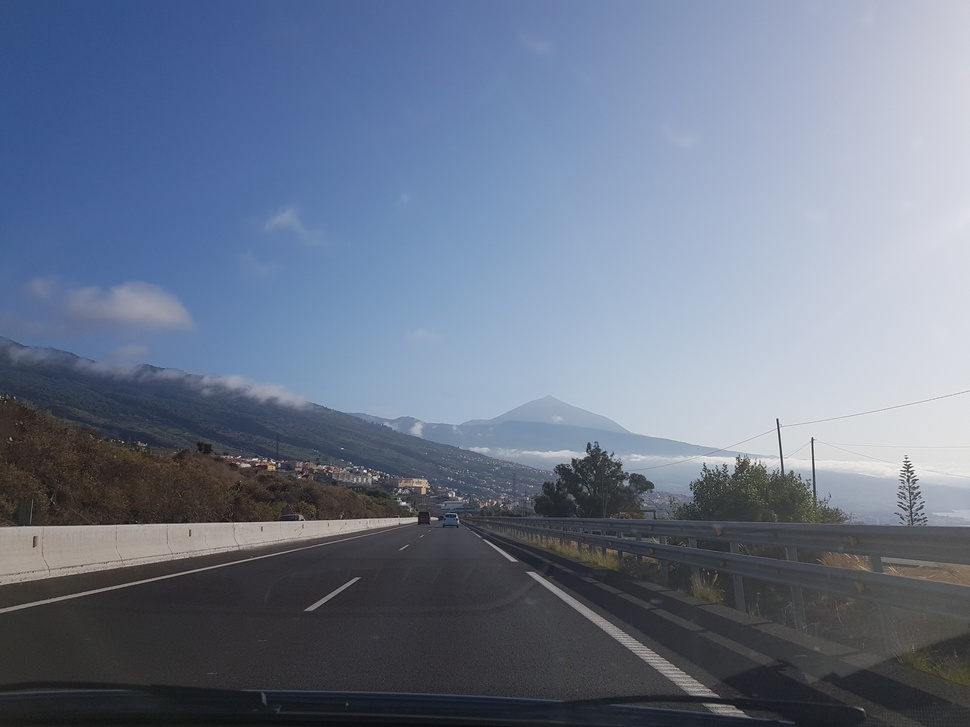
#> input picture road1.jpg, 970 x 727 px, shrunk from 4032 x 3024 before the run
$ python road_detection.py
#> lines starting #> are read from the running program, lines starting #| are printed output that depends on the picture; after the words box and inside, x2 and y2 are one past the last pixel; in counts of white or black regions, pixels touching at a corner belong together
import matplotlib.pylab as plt
import cv2 as cv
import numpy as np

def region_of_interest(img, vertices):
    mask = np.zeros_like(img)
    match_mask_color = 255
    cv.fillPoly(mask, vertices, match_mask_color)
    masked_img = cv.bitwise_and(img, mask)
    return masked_img

def drow_the_lines(img, lines):
    img = np.copy(img)
    blank_image = np.zeros((img.shape[0], img.shape[1], 3), dtype=np.uint8)

    for line in lines:
        for x1, y1, x2, y2 in line:
            cv.line(blank_image, (x1,y1), (x2,y2), (0, 255, 0), thickness=10)

    img = cv.addWeighted(img, 0.8, blank_image, 1, 0.0)
    return img

image = cv.imread('road1.jpg')
#> image is the input picture: shape (727, 970, 3); mean B, G, R 139, 118.7, 107.3
image = cv.cvtColor(image, cv.COLOR_BGR2RGB)
print(image.shape)
#| (727, 970, 3)
height = image.shape[0]
#> height = 727
width = image.shape[1]
#> width = 970
region_of_interest_vertices = [
    (0, height),
    (width/2, height/2),
    (width, height)
]
#> region_of_interest_vertices = [(0, 727), (485, 363.5), (970, 727)]
gray_image = cv.cvtColor(image, cv.COLOR_RGB2GRAY)
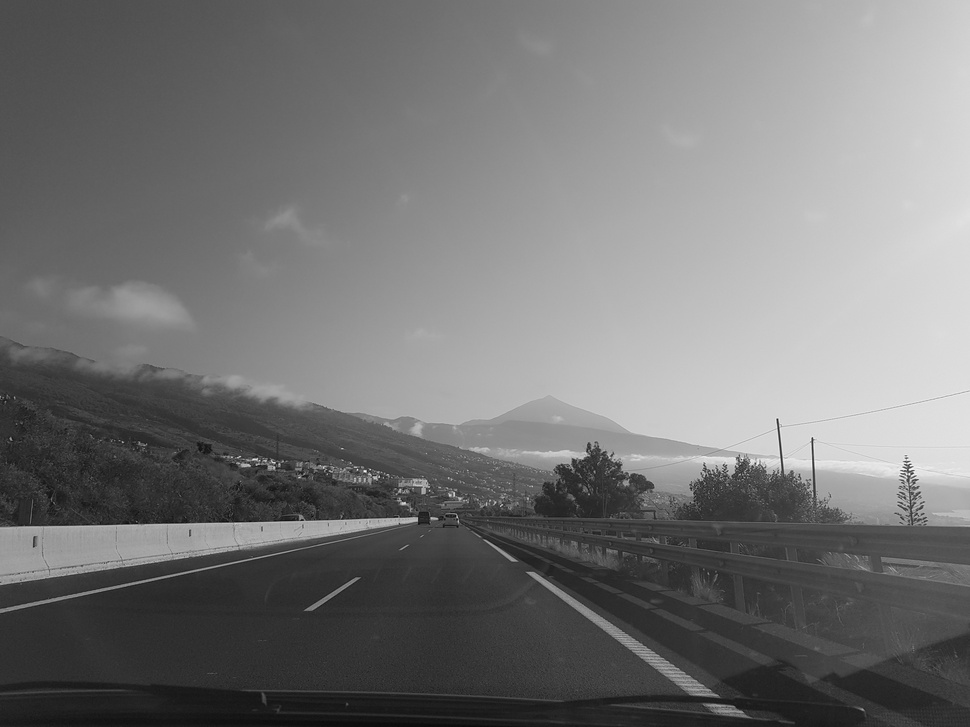
#> gray_image: shape (727, 970); min 6, max 255, mean 117.6
canny_image = cv.Canny(gray_image, 100, 200)
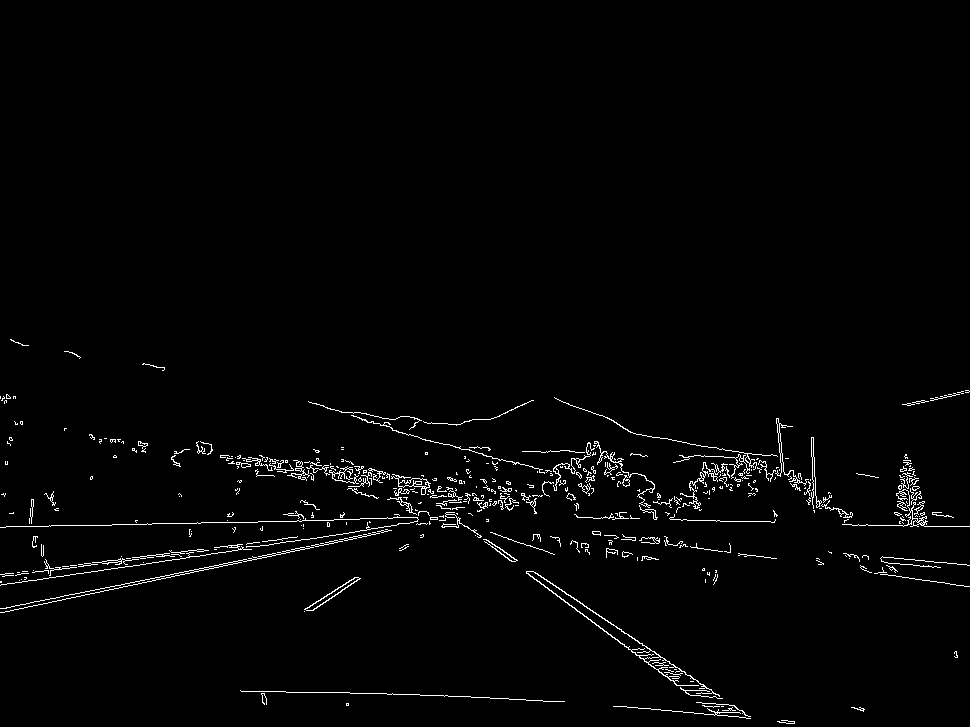
#> canny_image: shape (727, 970); 1.7% white in thin lines or dots, all inside (x1, y1, x2, y2) = (0, 339, 970, 724)
cropped_image = region_of_interest(canny_image,
                np.array([region_of_interest_vertices], np.int32),)
#> in region_of_interest, `cv.fillPoly(mask, vertices, match_mask_color)`:
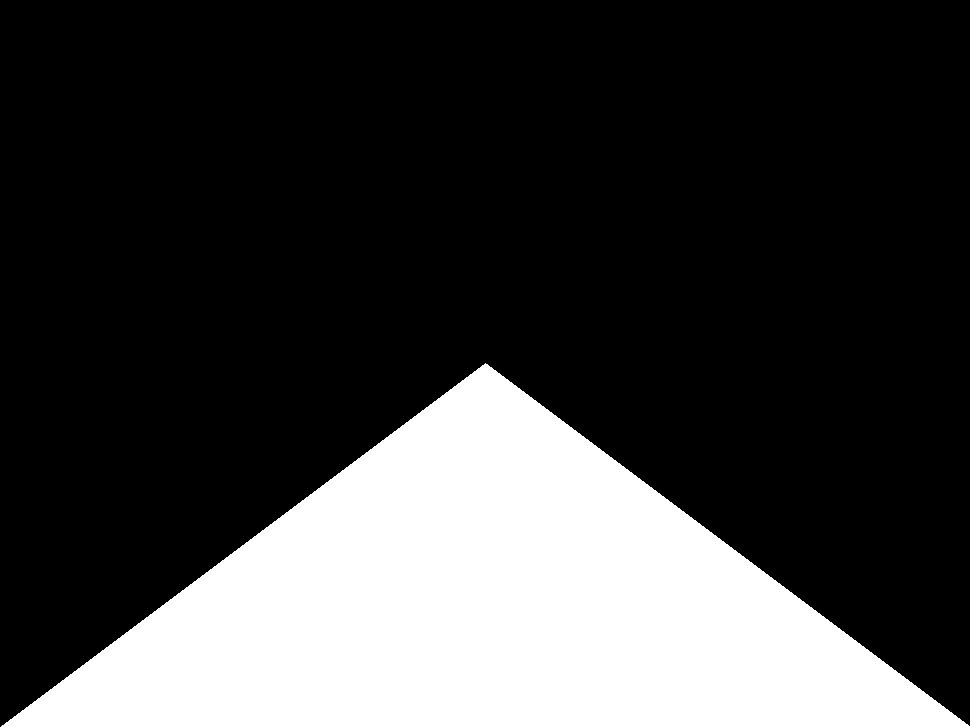
#> mask: shape (727, 970); 25.1% white; 1 white region, box (x1, y1, x2, y2) and area: (1, 363, 970, 727) 176661
#> in region_of_interest, `masked_img = cv.bitwise_and(img, mask)`:
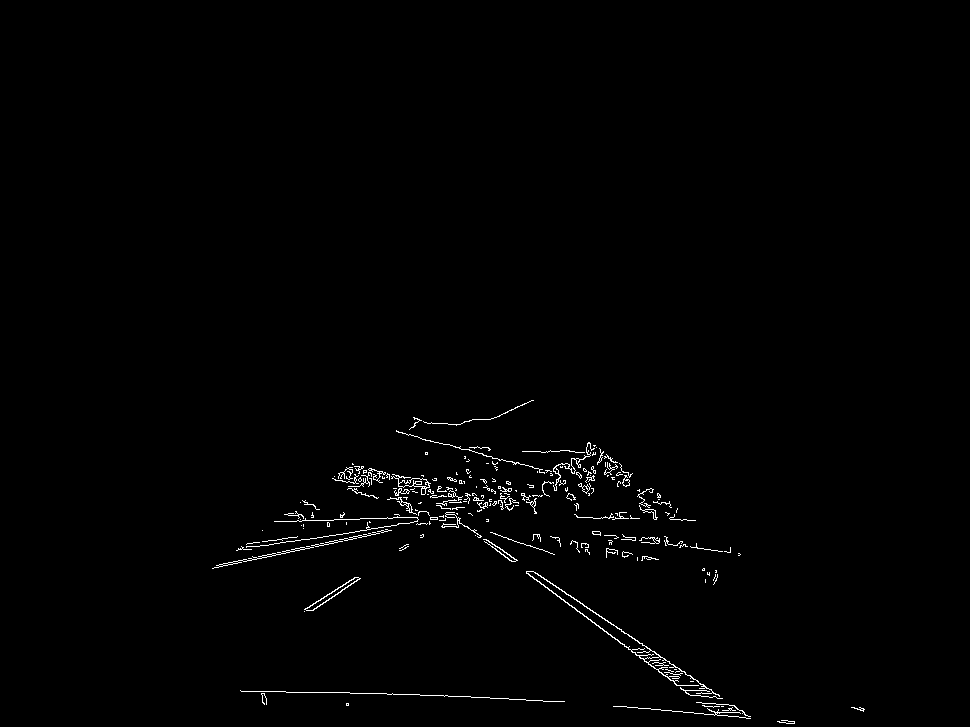
#> masked_img: shape (727, 970); 0.89% white in thin lines or dots, all inside (x1, y1, x2, y2) = (212, 400, 865, 724)
lines = cv.HoughLinesP(cropped_image,
                        rho=6,
                        theta=np.pi/180,
                        threshold=160,
                        lines=np.array([]),
                        minLineLength=40,
                        maxLineGap=25)
#> lines = 90 rows, first 6: [635, 649, 723, 715], [392, 474, 531, 571], [371, 470, 458, 526], [456, 509, 623, 471], [416, 524, 548, 495], [367, 523, 510, 482]
image_with_lines = drow_the_lines(image, lines)
#> the loop in drow_the_lines, `for line in lines:` made 90 passes
#> line on passes 1 to 12: [[635, 649, 723, 715]], [[392, 474, 531, 571]], [[371, 470, 458, 526]], [[456, 509, 623, 471]], [[416, 524, 548, 495]], [[367, 523, 510, 482]], [[652, 654, 748, 716]], [[266, 557, 321, 543]], [[399, 517, 619, 463]], [[445, 513, 594, 622]], [[553, 486, 610, 473]], [[212, 568, 363, 534]]
#> after the loop in drow_the_lines, `for line in lines:`:
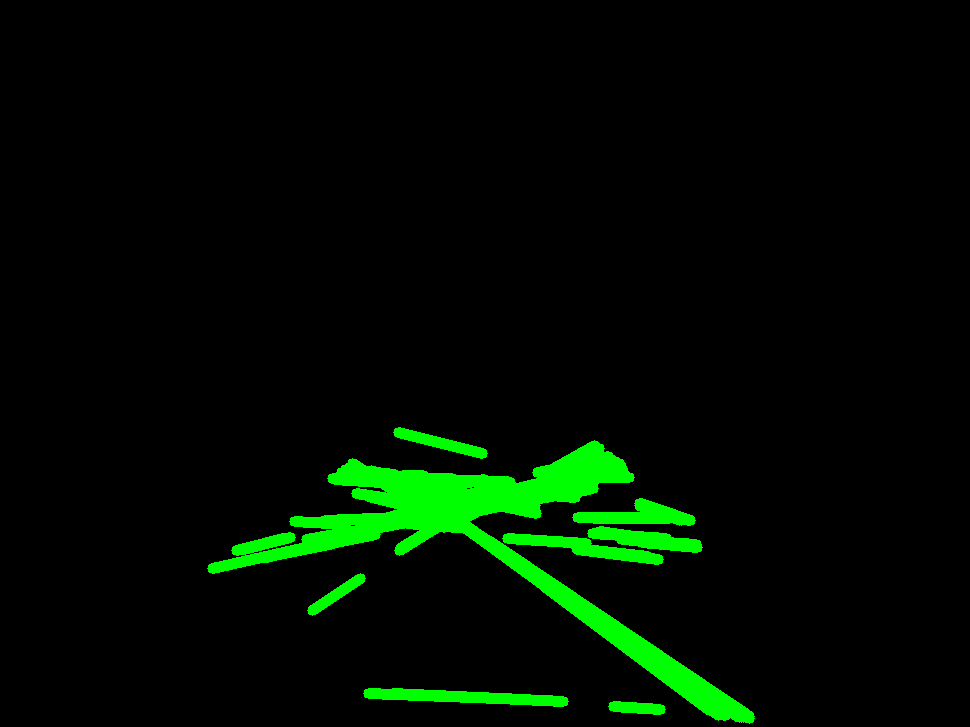
#> blank_image: shape (727, 970, 3); mean of channels 0, 1, 2 0, 12.6, 0; drawn as B, G, R
#> in drow_the_lines, `img = cv.addWeighted(img, 0.8, blank_image, 1, 0.0)`:
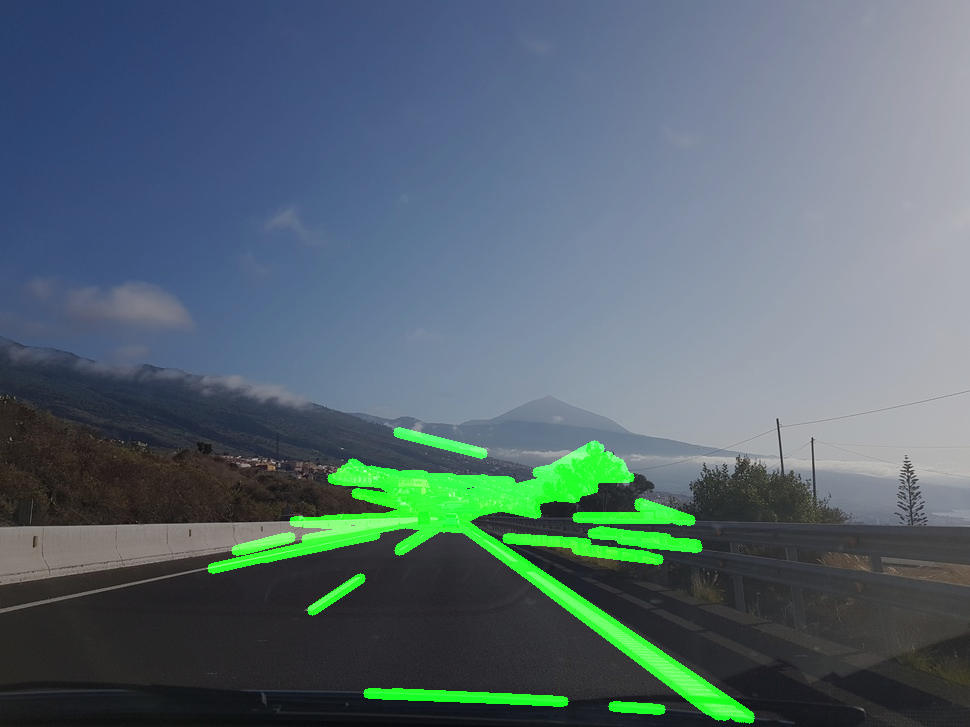
#> img: shape (727, 970, 3); mean R, G, B 85.8, 104.4, 111.2
plt.imshow(image_with_lines)
plt.show()

$ run again, with road.jpg copied over road1.jpg
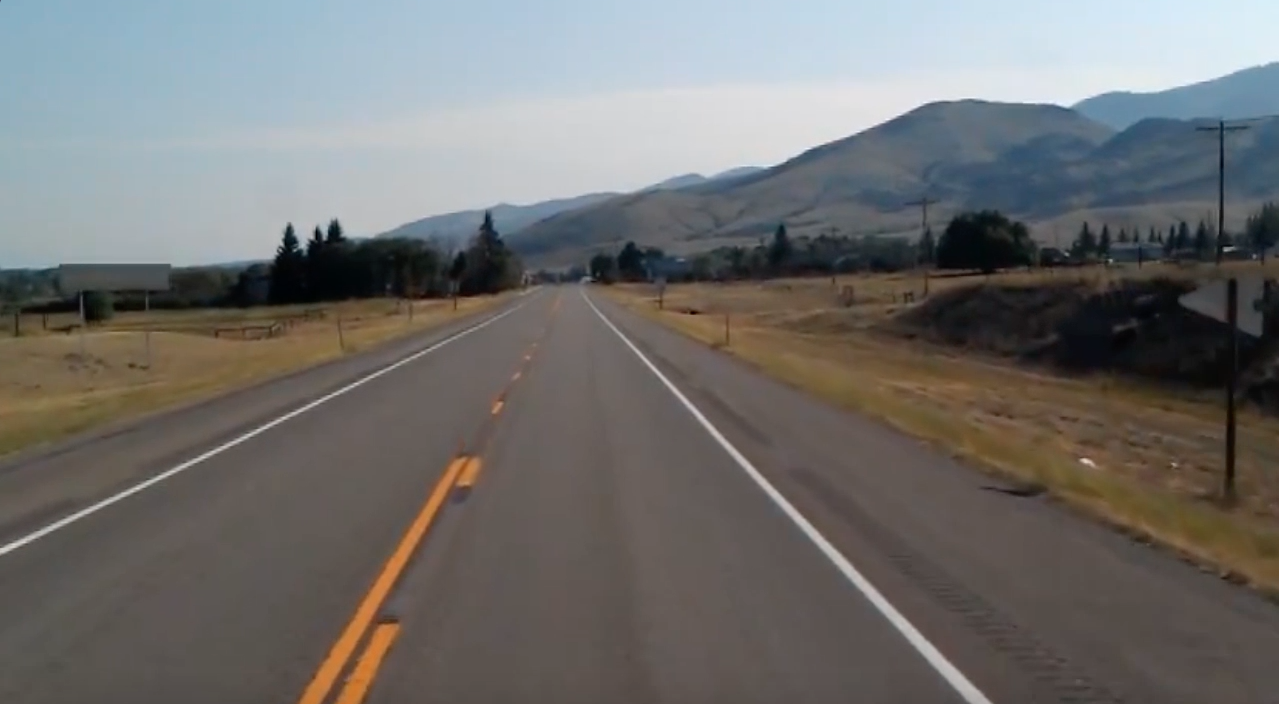
#> input picture road.jpg, 1279 x 704 px
#> image is the input picture: shape (704, 1279, 3); mean B, G, R 109.7, 111.3, 112.3
#| (704, 1279, 3)
#> `canny_image = cv.Canny(gray_image, 100, 200)`:
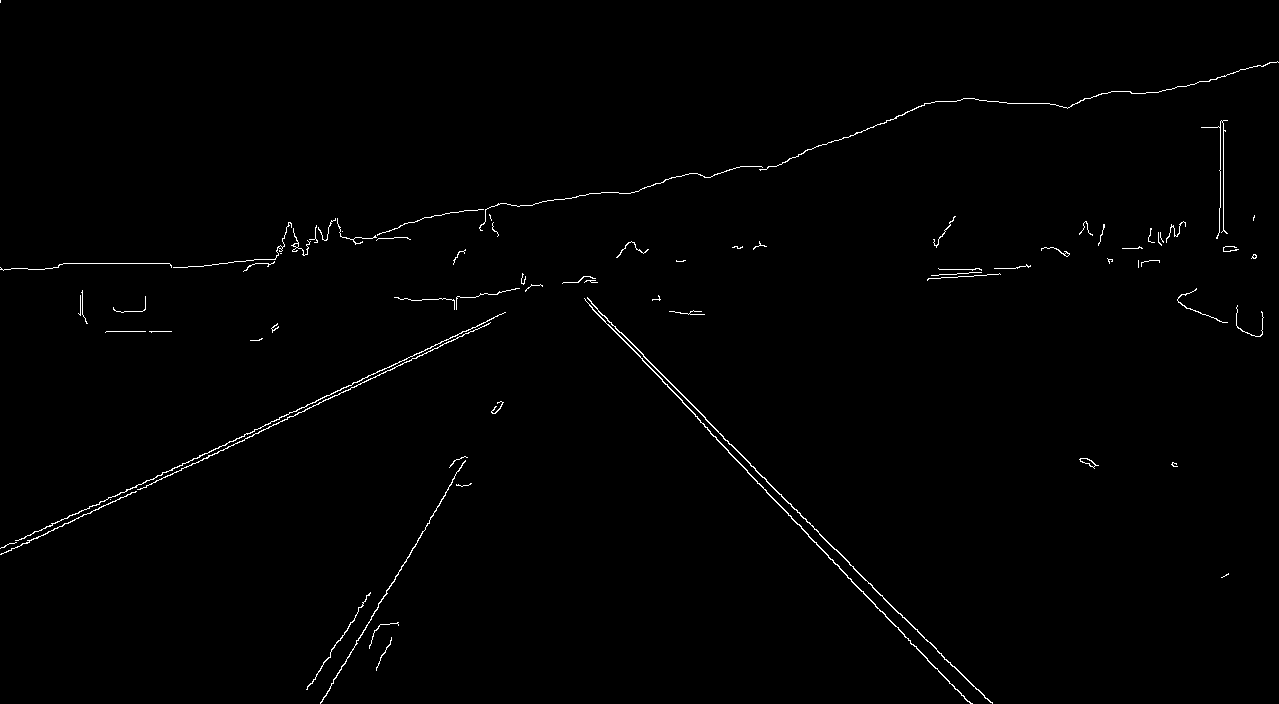
#> canny_image: shape (704, 1279); 0.8% white in thin lines or dots
#> mask: shape (704, 1279); 25% white; 1 white region, box (x1, y1, x2, y2) and area: (1, 352, 1279, 704) 225391
#> masked_img: shape (704, 1279); 0.23% white in thin lines or dots, all inside (x1, y1, x2, y2) = (306, 353, 993, 704)
#> lines = [[705, 419, 952, 666], [747, 472, 970, 703], [394, 581, 466, 457], [692, 411, 756, 481], [677, 395, 737, 461], [329, 690, 363, 630], [674, 387, 985, 698], [386, 594, 462, 463], [657, 374, 730, 454], [356, 644, 389, 586]]
#> the loop in drow_the_lines, `for line in lines:` made 10 passes
#> in drow_the_lines, `img = cv.addWeighted(img, 0.8, blank_image, 1, 0.0)`:
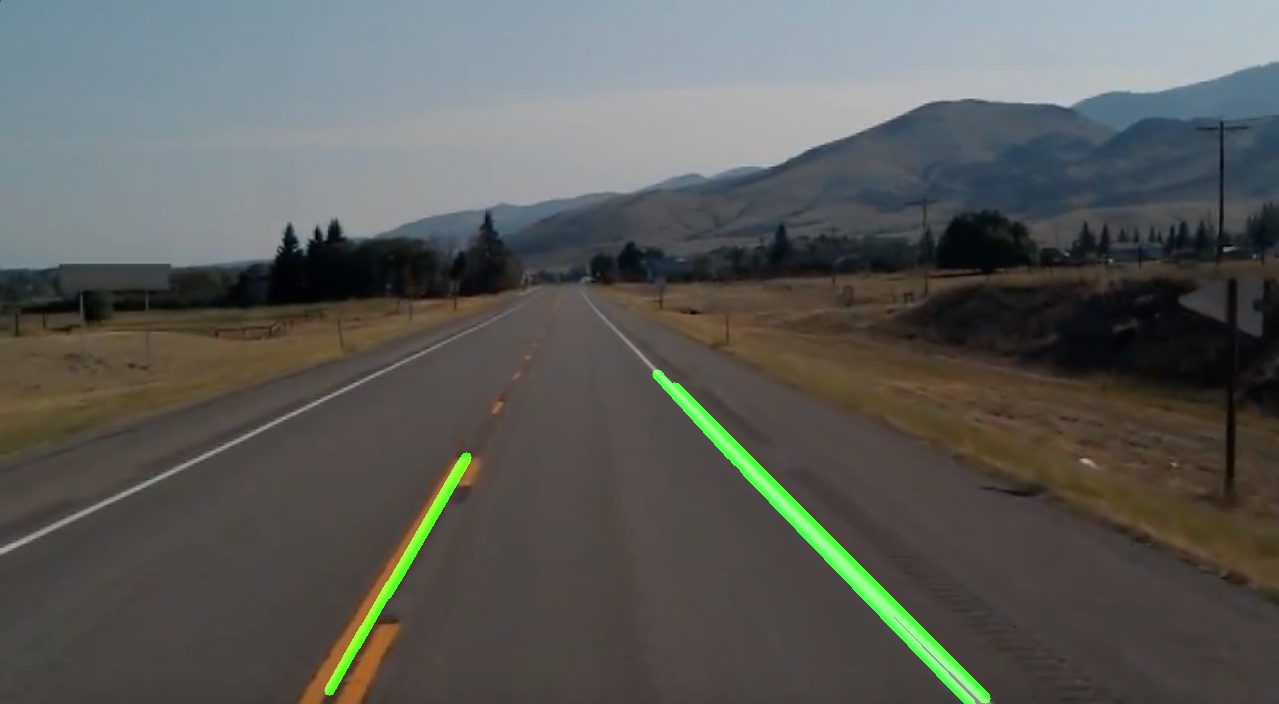
#> img: shape (704, 1279, 3); mean R, G, B 89.8, 91.2, 87.7
